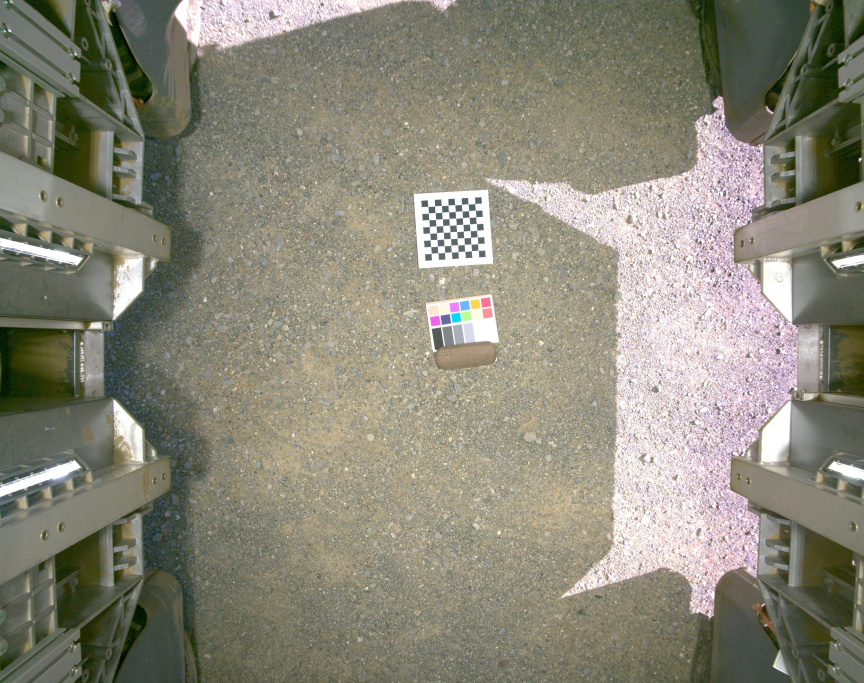
#> input picture projects/SyntheticAutotuning/calib/dgk_20221026.jpg, 2592 x 2048 px (shown at 1/3 size); its folder holds only this picture in this run
$ python -i real.py   (imports and definitions only)
#> lines starting #> are read from the running program, lines starting #| are printed output that depends on the picture; after the words box and inside, x2 and y2 are one past the last pixel; in counts of white or black regions, pixels touching at a corner belong together
"""Real T4 rover frames: where they are, how the camera saw them, what is in them.

Camera model. The rover's own configuration (`config/camA.pbtxt` in the 2023-07-25 calibration
session) carries a PLUMB_BOB calibration of camera A. It is used here in preference to the
datasheet-derived field of view the distribution harness assumed: fx = 1787.6 px means an
8.6 mm lens on the 4.8 um PYTHON 5000 pixel, not the 12 mm the harness inferred, and k1 = -0.127
bends the frame corners inward by 7 %, which no pinhole model can absorb. Every real frame is
undistorted to the pinhole model with the calibrated focal length before anything is measured
from it, and the synthetic camera is given that same focal length.
"""
import glob
import json
import os

import cv2
import numpy as np

DATASET = "/group/jmearlesgrp/GEMINI/heesup/dataset/2023_davis_cowpea_dataset"
DATES = ["2023-06-20", "2023-06-27", "2023-07-03", "2023-07-07", "2023-07-14", "2023-07-18", "2023-07-25", "2023-07-28"]

#: Basler acA2500-20gc "color_A", PLUMB_BOB, from the rover configuration.
FX, FY, CX, CY = 1787.5853551377443, 1788.3847441443984, 1301.3266577839895, 1022.607807458233
DIST = np.array([-0.12711273050637922, 0.055003054860061476, -0.00026893505248465327, -0.00038737026084712531, 0.0])
WIDTH, HEIGHT = 2592, 2048
#: Camera height above the soil, from rover_details.json (the harness previously assumed 1.64).
CAMERA_HEIGHT_M = 1.5

#: Horizontal field of view implied by the calibrated focal length across the full sensor width.
HFOV_DEG = float(np.degrees(2.0 * np.arctan(0.5 * WIDTH / FX)))


def K():
    return np.array([[FX, 0, CX], [0, FY, CY], [0, 0, 1.0]])


def frames(date, plot="Plot286-MAGIC083"):
    """All camA frames of one plot on one date, in capture order."""
    return sorted(glob.glob(f"{DATASET}/{date}/T4/{plot}/camA/*.jpg"))


def load(path):
    """Real frame as RGB uint8, distortion removed, principal point moved to the frame centre.

    The synthetic camera is an ideal pinhole with square pixels and the optical axis through the
    frame centre. `cv2.undistort` with a new camera matrix whose principal point is the centre
    and whose focal length is the calibrated fx brings the real frame to exactly that model, so
    a rasterized map at the same fx overlays it with no further alignment.
    """
#> called with path = '../calib/dgk_20221026.jpg'
    bgr = cv2.imread(path, cv2.IMREAD_COLOR)
#> bgr is the input picture: shape (2048, 2592, 3); mean B, G, R 120.4, 135.5, 137.6
    if bgr is None:
        raise FileNotFoundError(path)
    newK = np.array([[FX, 0, WIDTH / 2.0], [0, FX, HEIGHT / 2.0], [0, 0, 1.0]])
    und = cv2.undistort(bgr, K(), DIST, None, newK)
    return cv2.cvtColor(und, cv2.COLOR_BGR2RGB)


# ---------------------------------------------------------------- masks ---

def lab(rgb):
    return cv2.cvtColor(rgb, cv2.COLOR_RGB2LAB).astype(np.float32) * np.array([100.0 / 255.0, 1.0, 1.0]) - np.array([0.0, 128.0, 128.0])
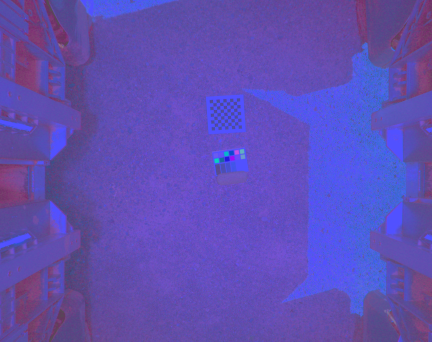
#> returned value: shape (2048, 2592, 3) float64 (shown at 1/6 size); mean of channels 0, 1, 2 56.7, -1.8, 8.6; drawn with min black and max white


def vegetation_mask(rgb, a_threshold=-8.0, min_area_px=400):
    """Green vegetation on the CIELAB a* axis, with speckle removed.

    a* rather than excess green: the distribution harness found ExG classifies brown soil as
    vegetation once a colour matrix has crushed the blue channel, and the real JPEGs carry the
    camera's own saturation boost. The threshold is checked against the sparse 2023-06-20 frames,
    where soil and plants are cleanly separable and the answer is visible by eye.
    """
    L = lab(rgb)
    veg = (L[..., 1] < a_threshold).astype(np.uint8)
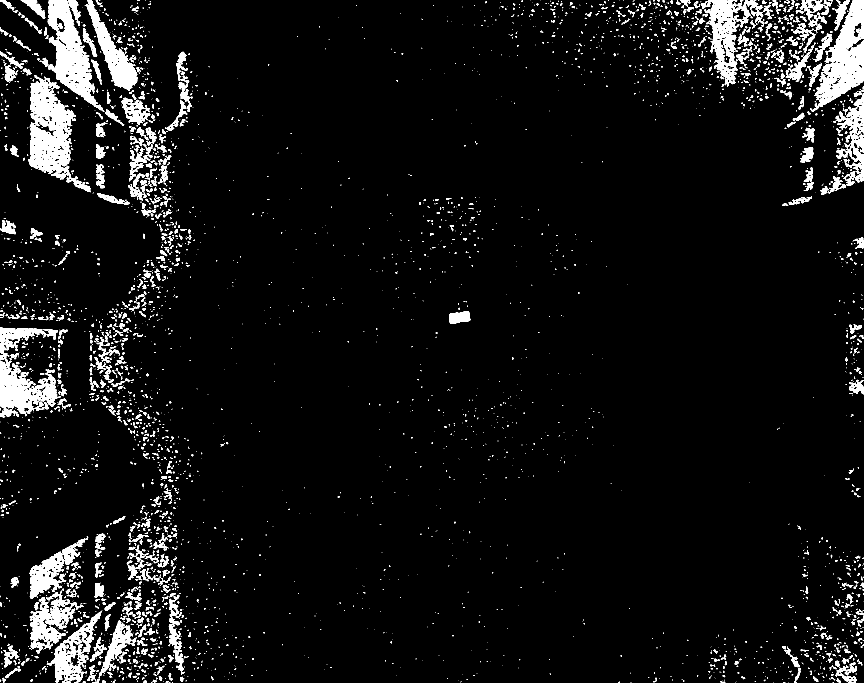
#> veg: shape (2048, 2592) (shown at 1/3 size); values 0 (black) and 1 (white), 5.7% white; 4639 white regions (3495 under 20 px), largest, box (x1, y1, x2, y2) and area: (84, 225, 272, 577) 26202, (143, 0, 309, 331) 22702, (2430, 0, 2592, 336) 22640
    veg = cv2.morphologyEx(veg, cv2.MORPH_OPEN, cv2.getStructuringElement(cv2.MORPH_ELLIPSE, (5, 5)))
#> veg: shape (2048, 2592); values 0 (black) and 1 (white), 4.5% white; 1091 white regions (184 under 20 px), largest, box (x1, y1, x2, y2) and area: (86, 236, 227, 521) 23165, (143, 0, 292, 315) 21987, (2447, 0, 2592, 321) 21847
    n, lbl, stats, _ = cv2.connectedComponentsWithStats(veg, connectivity=8)
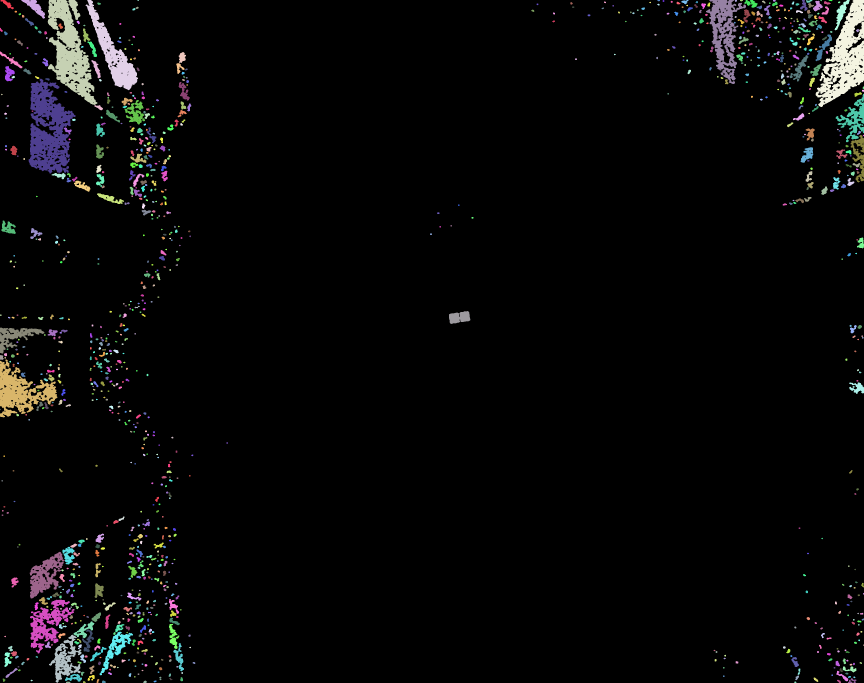
#> lbl: shape (2048, 2592) int32 (shown at 1/3 size); 1092 distinct labels, from 0 to 1091; one colour per label, 0 black
#> n = 1092; stats = 1092 rows, first 6: [0, 0, 2592, 2048, 5070111], [1, 0, 40, 28, 399], [64, 0, 71, 56, 1449], [143, 0, 149, 315, 21987], [257, 0, 157, 271, 11655], [412, 0, 5, 3, 11]
    keep = np.zeros(n, bool)
    keep[1:] = stats[1:, cv2.CC_STAT_AREA] >= min_area_px
    return keep[lbl]


# [21 lines left out: functions exg_mask, species_vegetation_mask, not called in this run]


def rover_mask(rgb):
    """Pixels belonging to the rover frame: dark or neutral metal, left and right of the bed.

    The rover is rigid relative to the camera, so the mask is the same in every frame; it is
    estimated once from colour (low chroma, not soil-toned) inside the two outer bands where the
    rails sit, then filled. Anything inside it is excluded from every comparison.
    """
    L = lab(rgb)
    chroma = np.hypot(L[..., 1], L[..., 2])
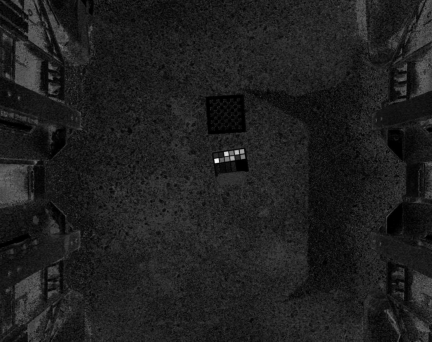
#> chroma: shape (2048, 2592) float64 (shown at 1/6 size); min 0, max 86.95, mean 10.7; drawn with min black and max white
    H, W = chroma.shape
    band = np.zeros((H, W), bool)
    band[:, : int(0.20 * W)] = True
    band[:, int(0.80 * W) :] = True
    metal = band & (chroma < 12.0)
#> metal: shape (2048, 2592) bool; 26.5% white; 1530 white regions (1090 under 20 px), largest, box (x1, y1, x2, y2) and area: (2073, 0, 2592, 2048) 667977, (0, 0, 518, 2048) 644452, (274, 0, 518, 290) 40062
    metal = cv2.morphologyEx(metal.astype(np.uint8), cv2.MORPH_CLOSE, cv2.getStructuringElement(cv2.MORPH_ELLIPSE, (31, 31)))
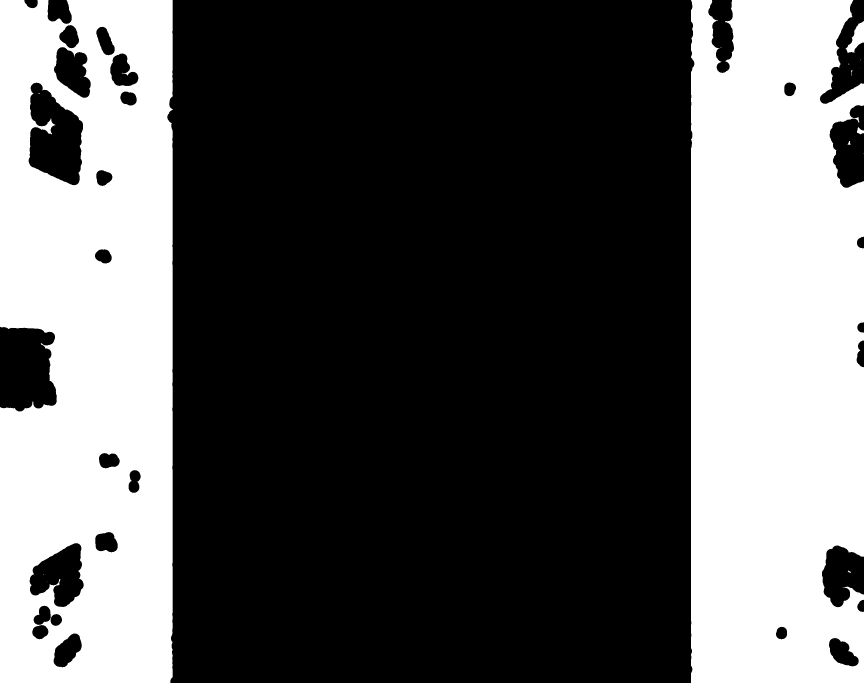
#> metal: shape (2048, 2592) (shown at 1/3 size); values 0 (black) and 1 (white), 35.9% white; 18 white regions (11 under 20 px), largest, box (x1, y1, x2, y2) and area: (2073, 0, 2592, 2048) 984303, (0, 0, 518, 2048) 920347, (2537, 63, 2592, 159) 2489
    # keep only the large components touching the frame edge
    n, lbl, stats, _ = cv2.connectedComponentsWithStats(metal, connectivity=8)
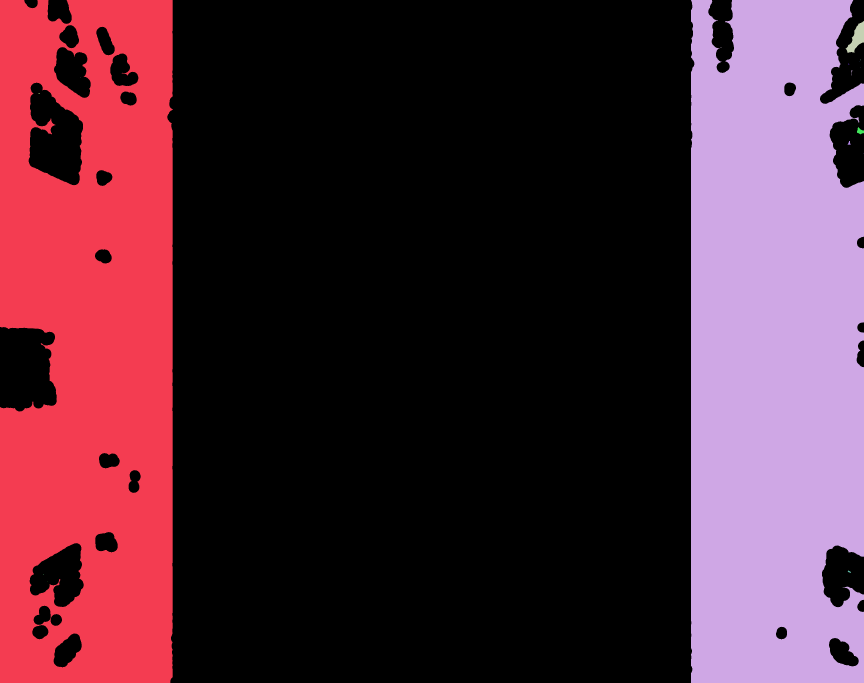
#> lbl: shape (2048, 2592) int32 (shown at 1/3 size); 19 distinct labels, from 0 to 18; one colour per label, 0 black
#> n = 19; stats = 19 rows, first 6: [0, 0, 2592, 2048, 3400866], [0, 0, 518, 2048, 920347], [2073, 0, 519, 2048, 984303], [2537, 63, 55, 96, 2489], [2161, 142, 3, 2, 4], [2580, 178, 3, 3, 3]
    keep = np.zeros(n, bool)
    for k in range(1, n):
        x, y, w, h, a = stats[k]
        if a > 20000 and (x == 0 or x + w >= W):
            keep[k] = True
#> this loop made 18 passes
#> (x, y, w, h, a) on passes 1 to 8: (0, 0, 518, 2048, 920347), (2073, 0, 519, 2048, 984303), (2537, 63, 55, 96, 2489), (2161, 142, 3, 2, 4), (2580, 178, 3, 3, 3), (2577, 184, 1, 1, 1), (2545, 191, 3, 3, 6), (2580, 202, 1, 1, 1)
    return keep[lbl]
#> returned value: shape (2048, 2592) bool; 35.9% white; 2 white regions, box (x1, y1, x2, y2) and area: (2073, 0, 2592, 2048) 984303, (0, 0, 518, 2048) 920347


# ------------------------------------------------------------ structure ---

def row_profile(veg, rover):
    """Vegetation fraction per image column, rover excluded; rows run top-to-bottom in the frame."""
    valid = ~rover
    return (veg & valid).sum(0) / np.maximum(valid.sum(0), 1)


def find_rows(veg, rover, min_sep_px=300):
    """Column positions of the crop rows from the smoothed column profile."""
#> called with min_sep_px = 300
    p = row_profile(veg, rover)
#> p = 2592 values, max 1 at index 359, min 0 at index 272, mean 0.127
    k = np.ones(101) / 101.0
    ps = np.convolve(p, k, mode="same")
#> ps = 2592 values, max 0.672 at index 147, min 0 at index 619, mean 0.121
    peaks = []
    for i in range(1, len(ps) - 1):
        if ps[i] >= ps[i - 1] and ps[i] >= ps[i + 1] and ps[i] > 0.15 * ps.max():
            if not peaks or i - peaks[-1] > min_sep_px:
                peaks.append(i)
            elif ps[i] > ps[peaks[-1]]:
                peaks[-1] = i
#> after the loop, peaks = [147, 2151, 2541]
    return peaks, ps


# [42 lines left out: functions plant_centres, ground_xy, not called in this run]


def summary(path, out_json=None):
    rgb = load(path)
    veg = vegetation_mask(rgb)
    rov = rover_mask(rgb)
    valid = ~rov
    rows, _ = find_rows(veg, rov)
#> rows = [147, 2151, 2541]
    s = dict(path=path, cover=float((veg & valid).sum() / valid.sum()), rover_frac=float(rov.mean()), rows_px=[int(r) for r in rows])
#> s = {'path': '../calib/dgk_20221026.jpg', 'cover': 0.0343, 'rover_frac': 0.359, 'rows_px': [147, 2151, 2541]}
    if out_json:
        json.dump(s, open(out_json, "w"), indent=1)
    return s, rgb, veg, rov


# ------------------------------------------------------------- TomatoWUR ---
# I/O for a frame that is not the rover's (T5, 2026-09-29): TomatoWUR (4TU, CC BY-SA 4.0), potted tomato plants on a
# turntable seen by 15 calibrated 1080 x 1920 cameras (three rings of five; cams 0-4 look about 37 deg down). No rover,
# no soil: the fit is given the plant mask of the dataset's label image and the camera as a full pose (camera.pose in
# main.cpp's label rasterizer). The camera model is the one of the benchmark's TomatoWUR scripts
# (scratch/20260928_tomato/wur/wur_common.camera): the principal point is moved to the image center and the image
# downsampled by `down` with a >= 50 % coverage rule; hfov from fx (fx and fy differ by < 0.1 %).

WUR_ROOT = "/group/jmearlesgrp/heesup/dataset/external/tomatowur/TomatoWUR"
WUR_ANN = WUR_ROOT + "/ann_versions/0-paper-2Dto3D_improved/annotations"
WUR_PLANT_CLASSES = (1, 2, 4)      # leaves, main stem, side stem
WUR_POLE = 3                       # the support pole, ignored in every comparison


# [30 lines left out: functions wur_camera, pose_overrides, _shift, not called in this run]


def _pool(b, down, thr=0.5):
    H, W = (b.shape[0] // down) * down, (b.shape[1] // down) * down
    return b[:H, :W].reshape(H // down, down, W // down, down).mean((1, 3)) >= thr


# [11 lines left out: function wur_view, not called in this run]


def no_rover_mask(shape):
    """A rover mask for a frame without a rover (synthetic scenes, TomatoWUR): nothing excluded."""
    return np.zeros(shape, bool)

>>> result = summary('../calib/dgk_20221026.jpg')

$ run again, on projects/SyntheticAutotuning/calib/spyder_20230728.jpg
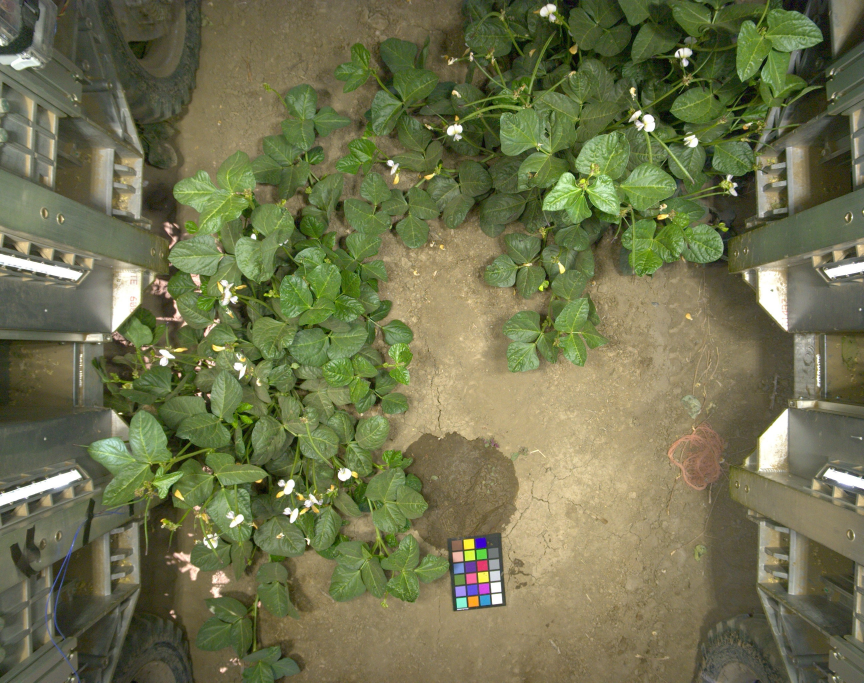
#> input picture projects/SyntheticAutotuning/calib/spyder_20230728.jpg, 2592 x 2048 px (shown at 1/3 size)
#> in load, bgr is the input picture: shape (2048, 2592, 3); mean B, G, R 77.9, 114.3, 111.8
#> in vegetation_mask, `n, lbl, stats, _ = cv2.connectedComponentsWithStats(veg, connectivity=8)`:
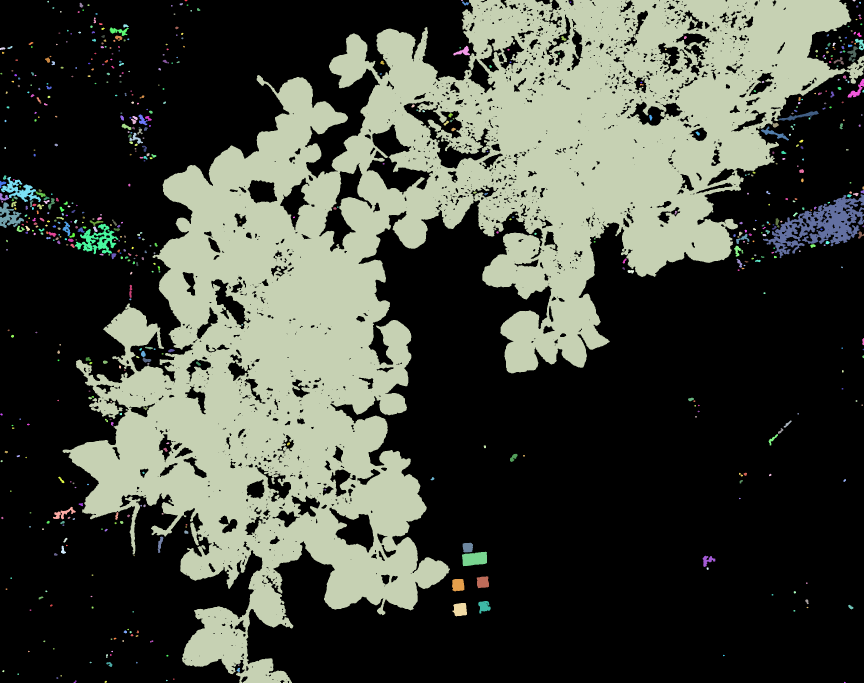
#> lbl: shape (2048, 2592) int32 (shown at 1/3 size); 649 distinct labels, from 0 to 648; one colour per label, 0 black
#> in vegetation_mask, `n, lbl, stats, _ = cv2.connectedComponentsWithStats(veg, connectivity=8)`: n = 649; stats = 649 rows, first 6: [0, 0, 2592, 2048, 3453399], [554, 0, 8, 4, 28], [1383, 0, 6, 3, 14], [188, 0, 2404, 2048, 1774038], [2558, 0, 9, 5, 32], [142, 2, 5, 6, 22]
#> in rover_mask, `n, lbl, stats, _ = cv2.connectedComponentsWithStats(metal, connectivit..`: n = 88; stats = 88 rows, first 6: [0, 0, 2592, 2048, 3890788], [0, 0, 518, 2048, 795400], [2177, 0, 5, 6, 20], [2265, 0, 14, 17, 106], [2316, 0, 13, 19, 165], [2074, 0, 518, 2048, 601811]
#> the loop in rover_mask, `for k in range(1, n):` made 87 passes
#> (x, y, w, h, a) on passes 1 to 8: (0, 0, 518, 2048, 795400), (2177, 0, 5, 6, 20), (2265, 0, 14, 17, 106), (2316, 0, 13, 19, 165), (2074, 0, 518, 2048, 601811), (2073, 35, 187, 148, 10287), (2331, 126, 24, 36, 236), (2168, 129, 1, 1, 1)
#> in rover_mask, `return keep[lbl]`:
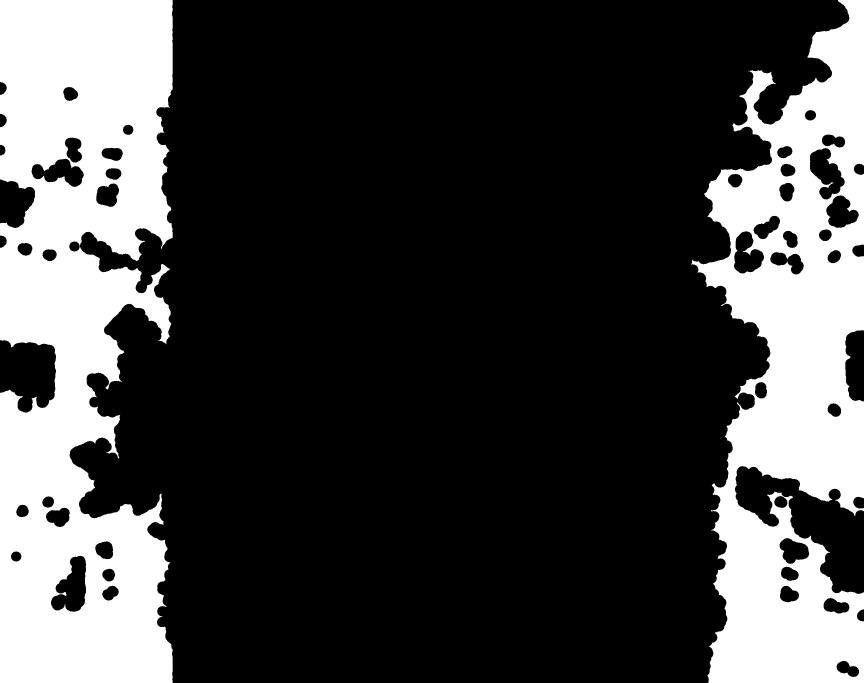
#> returned value: shape (2048, 2592) bool (shown at 1/3 size); 26.3% white; 2 white regions, box (x1, y1, x2, y2) and area: (0, 0, 518, 2048) 795400, (2074, 0, 2592, 2048) 601811
#> p = 2592 values, max 0.872 at index 263, min 0 at index 105, mean 0.433
#> ps = 2592 values, max 0.685 at index 401, min 0.0224 at index 2591, mean 0.432
#> after the loop in find_rows, `for i in range(1, len(ps) - 1):`: peaks = [401, 823, 1710, 2322]
#> s = {'path': '../calib/spyder_20230728.jpg', 'cover': 0.456, 'rover_frac': 0.263, 'rows_px': [401, 823, 1710, 2322]}
